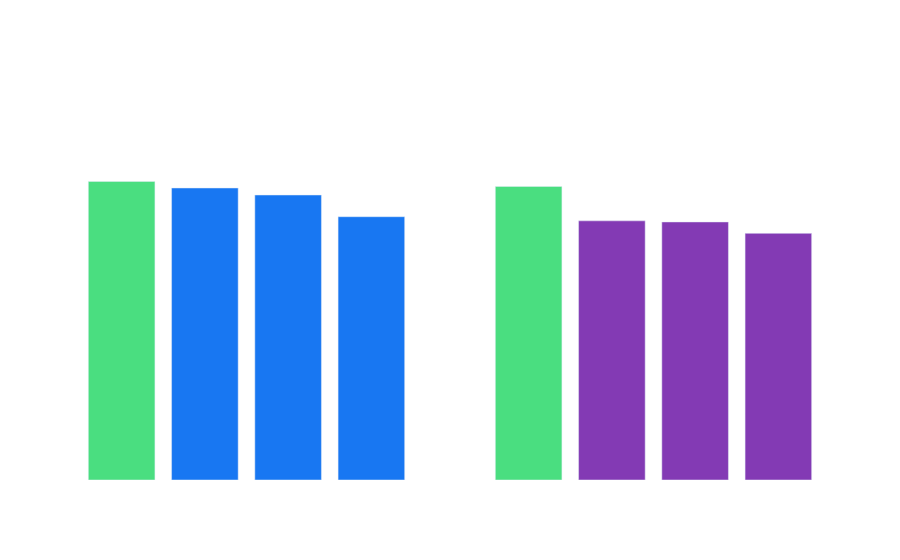

Write notebook code for a chart like this one.
### Code cell
fig = make_subplots(rows=1, cols=2,
                    subplot_titles=["R² — Performance Score",
                                    "R² — Engagement Rate"])

colors_ps = ["#4ade80" if m == best_ps else BRAND_BLUE for m in ps_df["Model"]]
colors_er = ["#4ade80" if m == best_er else BRAND_PURPLE for m in er_df["Model"]]

fig.add_trace(go.Bar(x=ps_df["Model"], y=ps_df["R2"],
    marker_color=colors_ps, text=ps_df["R2"].round(3), textposition="outside"
), row=1, col=1)
fig.add_trace(go.Bar(x=er_df["Model"], y=er_df["R2"],
    marker_color=colors_er, text=er_df["R2"].round(3), textposition="outside"
), row=1, col=2)

fig.update_layout(
    title="Full Model Comparison — Performance Score vs Engagement Rate",
    showlegend=False, yaxis=dict(range=[0,1.15]), yaxis2=dict(range=[0,1.15]),
    plot_bgcolor="rgba(0,0,0,0)", paper_bgcolor="rgba(0,0,0,0)",
    font_color="rgba(255,255,255,0.8)"
)
fig.show()

### Figure 1 — Plotly figure (JSON) as saved in the notebook; plotly's stock layout.template omitted (floating-point values rounded to 4 significant figures)
{"data": [{"marker": {"color": ["#4ade80", "#1877F2", "#1877F2", "#1877F2"]}, "text": [0.904, 0.884, 0.862, 0.797], "textposition": "outside", "type": "bar", "x": ["Gradient Boosting", "Linear Regression", "Ridge Regression", "Random Forest"], "xaxis": "x", "y": [0.9035, 0.8837, 0.8625, 0.7968], "yaxis": "y"}, {"marker": {"color": ["#4ade80", "#833AB4", "#833AB4", "#833AB4"]}, "text": [0.888, 0.784, 0.781, 0.746], "textposition": "outside", "type": "bar", "x": ["Gradient Boosting", "Linear Regression", "Random Forest", "Ridge Regression"], "xaxis": "x2", "y": [0.8883, 0.7843, 0.7809, 0.7464], "yaxis": "y2"}], "layout": {"annotations": [{"font": {"size": 16}, "showarrow": false, "text": "R² — Performance Score", "x": 0.225, "xanchor": "center", "xref": "paper", "y": 1, "yanchor": "bottom", "yref": "paper"}, {"font": {"size": 16}, "showarrow": false, "text": "R² — Engagement Rate", "x": 0.775, "xanchor": "center", "xref": "paper", "y": 1, "yanchor": "bottom", "yref": "paper"}], "font": {"color": "rgba(255,255,255,0.8)"}, "paper_bgcolor": "rgba(0,0,0,0)", "plot_bgcolor": "rgba(0,0,0,0)", "showlegend": false, "title": {"text": "Full Model Comparison — Performance Score vs Engagement Rate"}, "xaxis": {"anchor": "y", "domain": [0, 0.45]}, "xaxis2": {"anchor": "y2", "domain": [0.55, 1]}, "yaxis": {"anchor": "x", "domain": [0, 1], "range": [0, 1.15]}, "yaxis2": {"anchor": "x2", "domain": [0, 1], "range": [0, 1.15]}}}
